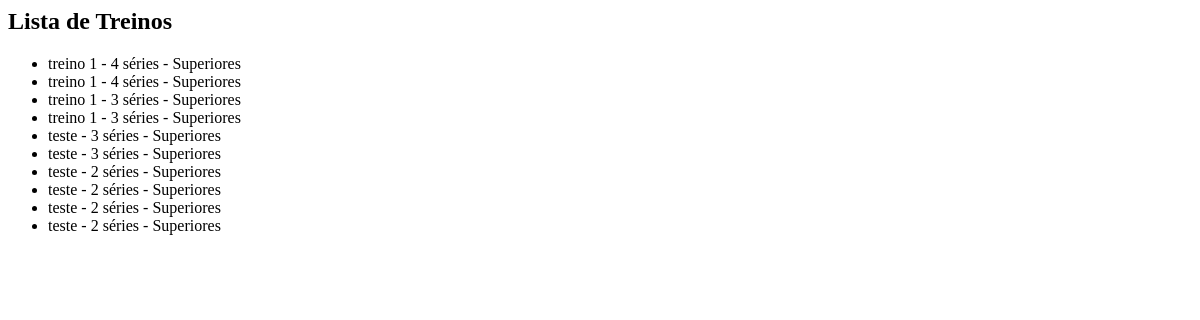
/forum/lista_treinos.html/, run on an earlier commit of the app's database.
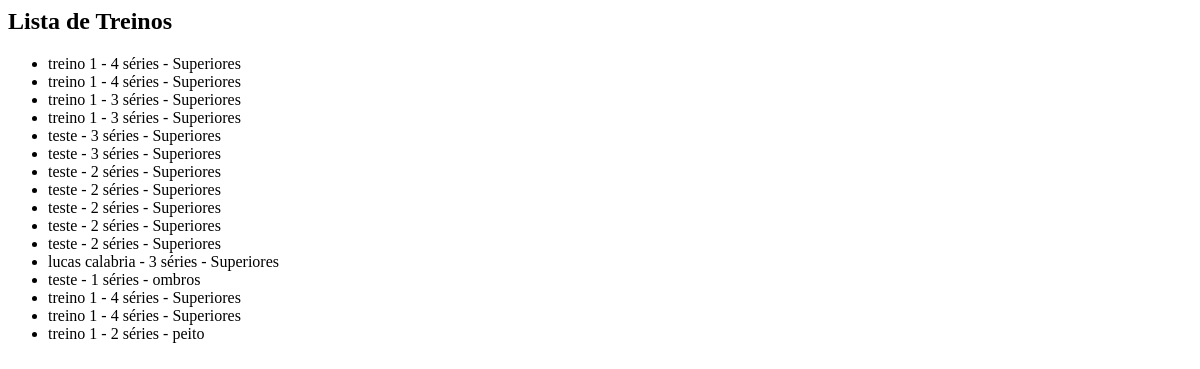
And on a later commit of the database.
### app_gymsync/models.py (models this page shows, shortened)
class Treino(models.Model):
    nome = models.CharField(max_length=100)  # Nome do treino
    numero_series = models.IntegerField()    # Número de séries
    agrupamento_muscular = models.CharField(max_length=100)  # Grupo muscular trabalhado

### app_gymsync/views.py (the view)
# urls.py: path('forum/lista_treinos.html/',views.lista_treinos,name='lista_treino'),
def lista_treinos(request):
    treinos = Treino.objects.all()
    return render(request, 'lista_treinos.html', {'treinos': treinos})

### app_gymsync/templates/lista_treinos.html
<h2>Lista de Treinos</h2>
<ul>
    {% for treino in treinos %}
    <li>{{ treino.nome }} - {{ treino.numero_series }} séries - {{ treino.agrupamento_muscular }}</li>
    {% endfor %}
</ul>

What changed in the data, as far as the page shows it:
added Treino: nome "teste", numero_series "2", agrupamento_muscular "Superiores"
added Treino: nome "lucas calabria", numero_series "3", agrupamento_muscular "Superiores"
added Treino: nome "teste", numero_series "1", agrupamento_muscular "ombros"
added Treino: nome "treino 1", numero_series "4", agrupamento_muscular "Superiores"
added Treino: nome "treino 1", numero_series "4", agrupamento_muscular "Superiores"
added Treino: nome "treino 1", numero_series "2", agrupamento_muscular "peito"
